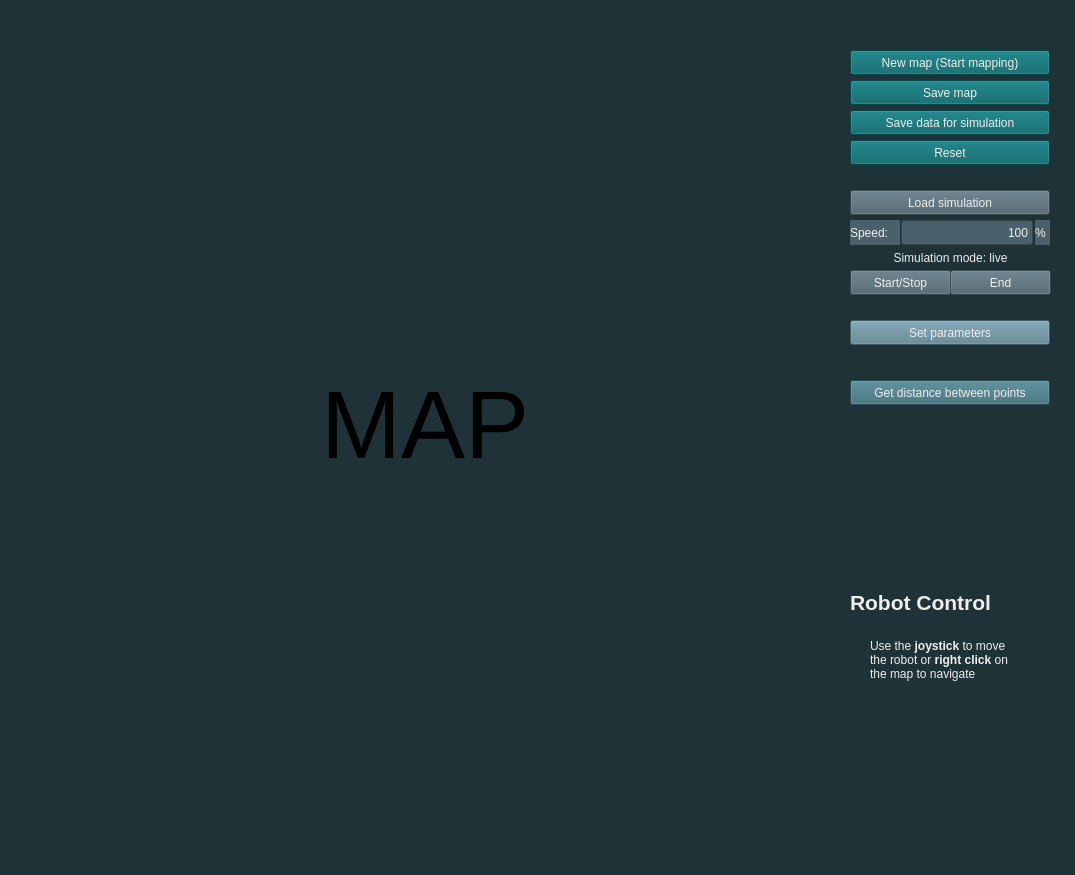
<?xml version="1.0" encoding="UTF-8"?>
<ui version="4.0">
 <class>MainWindow</class>
 <widget class="QMainWindow" name="MainWindow">
  <property name="geometry">
   <rect>
    <x>0</x>
    <y>0</y>
    <width>1075</width>
    <height>875</height>
   </rect>
  </property>
  <property name="sizePolicy">
   <sizepolicy hsizetype="Fixed" vsizetype="Fixed">
    <horstretch>0</horstretch>
    <verstretch>0</verstretch>
   </sizepolicy>
  </property>
  <property name="minimumSize">
   <size>
    <width>1075</width>
    <height>875</height>
   </size>
  </property>
  <property name="maximumSize">
   <size>
    <width>1075</width>
    <height>875</height>
   </size>
  </property>
  <property name="windowTitle">
   <string>LMS</string>
  </property>
  <property name="styleSheet">
   <string notr="true">background-color: rgb(30,50,56);</string>
  </property>
  <widget class="QWidget" name="centralwidget">
   <widget class="QPushButton" name="b_new_map">
    <property name="geometry">
     <rect>
      <x>850</x>
      <y>50</y>
      <width>200</width>
      <height>25</height>
     </rect>
    </property>
    <property name="toolTip">
     <string>If the device does not stop running and no map is started after a few seconds, restart the app.</string>
    </property>
    <property name="styleSheet">
     <string notr="true">background-color: rgb(0, 96, 100);
color: rgb(238, 238, 236);</string>
    </property>
    <property name="text">
     <string>New map (Start mapping)</string>
    </property>
   </widget>
   <widget class="QPushButton" name="b_save_map">
    <property name="geometry">
     <rect>
      <x>850</x>
      <y>80</y>
      <width>200</width>
      <height>25</height>
     </rect>
    </property>
    <property name="toolTip">
     <string>&lt;html&gt;&lt;head/&gt;&lt;body&gt;&lt;p&gt;Activating this button will stop the mapping&lt;/p&gt;&lt;/body&gt;&lt;/html&gt;</string>
    </property>
    <property name="styleSheet">
     <string notr="true">background-color: rgb(0, 96, 100);
color: rgb(238, 238, 236);</string>
    </property>
    <property name="text">
     <string>Save map</string>
    </property>
   </widget>
   <widget class="QPushButton" name="b_load">
    <property name="geometry">
     <rect>
      <x>850</x>
      <y>190</y>
      <width>200</width>
      <height>25</height>
     </rect>
    </property>
    <property name="styleSheet">
     <string notr="true">background-color: rgb(74, 96, 107);
color: rgb(238, 238, 236);</string>
    </property>
    <property name="text">
     <string>Load simulation</string>
    </property>
   </widget>
   <widget class="QPushButton" name="b_save_sim">
    <property name="geometry">
     <rect>
      <x>850</x>
      <y>110</y>
      <width>200</width>
      <height>25</height>
     </rect>
    </property>
    <property name="styleSheet">
     <string notr="true">background-color: rgb(0, 96, 100);
color: rgb(238, 238, 236);</string>
    </property>
    <property name="text">
     <string>Save data for simulation</string>
    </property>
   </widget>
   <widget class="QLabel" name="label">
    <property name="geometry">
     <rect>
      <x>850</x>
      <y>220</y>
      <width>50</width>
      <height>25</height>
     </rect>
    </property>
    <property name="styleSheet">
     <string notr="true">background-color: rgb(74, 96, 107);
color: rgb(238, 238, 236);</string>
    </property>
    <property name="text">
     <string>Speed:</string>
    </property>
   </widget>
   <widget class="QLineEdit" name="text_spd">
    <property name="geometry">
     <rect>
      <x>901</x>
      <y>220</y>
      <width>132</width>
      <height>25</height>
     </rect>
    </property>
    <property name="styleSheet">
     <string notr="true">background-color: rgb(74, 96, 107);
color: rgb(238, 238, 236);</string>
    </property>
    <property name="text">
     <string>100</string>
    </property>
    <property name="alignment">
     <set>Qt::AlignRight|Qt::AlignTrailing|Qt::AlignVCenter</set>
    </property>
   </widget>
   <widget class="QLabel" name="label_2">
    <property name="geometry">
     <rect>
      <x>1035</x>
      <y>220</y>
      <width>15</width>
      <height>25</height>
     </rect>
    </property>
    <property name="styleSheet">
     <string notr="true">background-color: rgb(74, 96, 107);
color: rgb(238, 238, 236);</string>
    </property>
    <property name="text">
     <string>%</string>
    </property>
   </widget>
   <widget class="QPushButton" name="b_set_parameters">
    <property name="geometry">
     <rect>
      <x>850</x>
      <y>320</y>
      <width>200</width>
      <height>25</height>
     </rect>
    </property>
    <property name="toolTip">
     <string>&lt;html&gt;&lt;head/&gt;&lt;body&gt;&lt;p&gt;Using this button is optional, all the parameters needed have a default value.&lt;/p&gt;&lt;/body&gt;&lt;/html&gt;</string>
    </property>
    <property name="styleSheet">
     <string notr="true">background-color: rgb(89, 126, 143);
color: rgb(238, 238, 236);</string>
    </property>
    <property name="text">
     <string>Set parameters</string>
    </property>
   </widget>
   <widget class="QLabel" name="map">
    <property name="geometry">
     <rect>
      <x>25</x>
      <y>25</y>
      <width>800</width>
      <height>800</height>
     </rect>
    </property>
    <property name="font">
     <font>
      <pointsize>72</pointsize>
     </font>
    </property>
    <property name="cursor">
     <cursorShape>CrossCursor</cursorShape>
    </property>
    <property name="mouseTracking">
     <bool>true</bool>
    </property>
    <property name="text">
     <string>MAP</string>
    </property>
    <property name="alignment">
     <set>Qt::AlignCenter</set>
    </property>
   </widget>
   <widget class="QPushButton" name="b_start_stop">
    <property name="geometry">
     <rect>
      <x>850</x>
      <y>270</y>
      <width>101</width>
      <height>25</height>
     </rect>
    </property>
    <property name="styleSheet">
     <string notr="true">background-color: rgb(74, 96, 107);
color: rgb(238, 238, 236);</string>
    </property>
    <property name="text">
     <string>Start/Stop</string>
    </property>
   </widget>
   <widget class="QPushButton" name="b_restart">
    <property name="geometry">
     <rect>
      <x>850</x>
      <y>140</y>
      <width>200</width>
      <height>25</height>
     </rect>
    </property>
    <property name="styleSheet">
     <string notr="true">background-color: rgb(0, 96, 100);
color: rgb(238, 238, 236);</string>
    </property>
    <property name="text">
     <string>Reset</string>
    </property>
   </widget>
   <widget class="QLabel" name="simu_finished">
    <property name="geometry">
     <rect>
      <x>840</x>
      <y>540</y>
      <width>150</width>
      <height>25</height>
     </rect>
    </property>
    <property name="styleSheet">
     <string notr="true">color: rgb(132, 207, 176);
</string>
    </property>
    <property name="text">
     <string/>
    </property>
    <property name="alignment">
     <set>Qt::AlignCenter</set>
    </property>
   </widget>
   <widget class="QPushButton" name="map_button">
    <property name="geometry">
     <rect>
      <x>25</x>
      <y>25</y>
      <width>800</width>
      <height>800</height>
     </rect>
    </property>
    <property name="cursor">
     <cursorShape>CrossCursor</cursorShape>
    </property>
    <property name="mouseTracking">
     <bool>true</bool>
    </property>
    <property name="text">
     <string/>
    </property>
    <property name="flat">
     <bool>true</bool>
    </property>
   </widget>
   <widget class="QLabel" name="t_point1">
    <property name="geometry">
     <rect>
      <x>850</x>
      <y>410</y>
      <width>100</width>
      <height>25</height>
     </rect>
    </property>
    <property name="toolTip">
     <string>Click two points on the map and you will get the distance</string>
    </property>
    <property name="styleSheet">
     <string notr="true"/>
    </property>
    <property name="text">
     <string/>
    </property>
    <property name="alignment">
     <set>Qt::AlignCenter</set>
    </property>
   </widget>
   <widget class="QLabel" name="lab_distance">
    <property name="geometry">
     <rect>
      <x>850</x>
      <y>470</y>
      <width>200</width>
      <height>25</height>
     </rect>
    </property>
    <property name="text">
     <string/>
    </property>
    <property name="alignment">
     <set>Qt::AlignCenter</set>
    </property>
   </widget>
   <widget class="QPushButton" name="b_distance">
    <property name="geometry">
     <rect>
      <x>850</x>
      <y>380</y>
      <width>200</width>
      <height>25</height>
     </rect>
    </property>
    <property name="toolTip">
     <string>&lt;html&gt;&lt;head/&gt;&lt;body&gt;&lt;p&gt;Click on the map to specify the points&lt;/p&gt;&lt;/body&gt;&lt;/html&gt;</string>
    </property>
    <property name="styleSheet">
     <string notr="true">background-color: rgb(54, 104, 117);
color: rgb(238, 238, 236);</string>
    </property>
    <property name="text">
     <string>Get distance between points</string>
    </property>
   </widget>
   <widget class="QLabel" name="t_point2">
    <property name="geometry">
     <rect>
      <x>950</x>
      <y>410</y>
      <width>100</width>
      <height>25</height>
     </rect>
    </property>
    <property name="toolTip">
     <string>Click two points on the map and you will get the distance</string>
    </property>
    <property name="styleSheet">
     <string notr="true"/>
    </property>
    <property name="text">
     <string/>
    </property>
    <property name="alignment">
     <set>Qt::AlignCenter</set>
    </property>
   </widget>
   <widget class="QLabel" name="l_point1">
    <property name="geometry">
     <rect>
      <x>850</x>
      <y>440</y>
      <width>100</width>
      <height>25</height>
     </rect>
    </property>
    <property name="toolTip">
     <string>Click two points on the map and you will get the distance</string>
    </property>
    <property name="styleSheet">
     <string notr="true"/>
    </property>
    <property name="text">
     <string/>
    </property>
    <property name="alignment">
     <set>Qt::AlignCenter</set>
    </property>
   </widget>
   <widget class="QLabel" name="l_point2">
    <property name="geometry">
     <rect>
      <x>950</x>
      <y>440</y>
      <width>100</width>
      <height>25</height>
     </rect>
    </property>
    <property name="toolTip">
     <string>Click two points on the map and you will get the distance</string>
    </property>
    <property name="styleSheet">
     <string notr="true"/>
    </property>
    <property name="text">
     <string/>
    </property>
    <property name="alignment">
     <set>Qt::AlignCenter</set>
    </property>
   </widget>
   <widget class="QLabel" name="label_robot_c">
    <property name="geometry">
     <rect>
      <x>850</x>
      <y>590</y>
      <width>151</width>
      <height>21</height>
     </rect>
    </property>
    <property name="font">
     <font>
      <pointsize>16</pointsize>
     </font>
    </property>
    <property name="styleSheet">
     <string notr="true">color: rgb(238, 238, 236);</string>
    </property>
    <property name="text">
     <string>&lt;html&gt;&lt;head/&gt;&lt;body&gt;&lt;p&gt;&lt;span style=&quot; font-weight:600;&quot;&gt;Robot Control&lt;/span&gt;&lt;/p&gt;&lt;/body&gt;&lt;/html&gt;</string>
    </property>
   </widget>
   <widget class="JoyPad" name="joyPad" native="true">
    <property name="geometry">
     <rect>
      <x>890</x>
      <y>710</y>
      <width>141</width>
      <height>121</height>
     </rect>
    </property>
   </widget>
   <widget class="QLabel" name="sim_mode_label">
    <property name="geometry">
     <rect>
      <x>850</x>
      <y>250</y>
      <width>201</width>
      <height>16</height>
     </rect>
    </property>
    <property name="toolTip">
     <string>&lt;html&gt;&lt;head/&gt;&lt;body&gt;&lt;p&gt;&lt;span style=&quot; font-weight:600; color:#4e9a06;&quot;&gt;Live: &lt;/span&gt;simulation will run indefinitely and respond to user inputs.&lt;/p&gt;&lt;p&gt;&lt;span style=&quot; font-weight:600; color:#4e9a06;&quot;&gt;Loaded data: &lt;/span&gt;simulation will run according to loaded data from file.&lt;/p&gt;&lt;/body&gt;&lt;/html&gt;</string>
    </property>
    <property name="styleSheet">
     <string notr="true">
color: rgb(238, 238, 236);</string>
    </property>
    <property name="text">
     <string>Simulation mode: live</string>
    </property>
    <property name="alignment">
     <set>Qt::AlignCenter</set>
    </property>
   </widget>
   <widget class="QPushButton" name="b_end_sim">
    <property name="geometry">
     <rect>
      <x>950</x>
      <y>270</y>
      <width>101</width>
      <height>25</height>
     </rect>
    </property>
    <property name="styleSheet">
     <string notr="true">background-color: rgb(74, 96, 107);
color: rgb(238, 238, 236);</string>
    </property>
    <property name="text">
     <string>End</string>
    </property>
   </widget>
   <widget class="QLabel" name="label_auto">
    <property name="geometry">
     <rect>
      <x>870</x>
      <y>620</y>
      <width>141</width>
      <height>81</height>
     </rect>
    </property>
    <property name="styleSheet">
     <string notr="true">color: rgb(238, 238, 236);</string>
    </property>
    <property name="text">
     <string>&lt;html&gt;&lt;head/&gt;&lt;body&gt;&lt;p&gt;Use the &lt;span style=&quot; font-weight:600;&quot;&gt;joystick&lt;/span&gt; to move the robot or &lt;span style=&quot; font-weight:600;&quot;&gt;right click&lt;/span&gt; on the map to navigate&lt;/p&gt;&lt;/body&gt;&lt;/html&gt;</string>
    </property>
    <property name="wordWrap">
     <bool>true</bool>
    </property>
   </widget>
  </widget>
  <widget class="QMenuBar" name="menubar">
   <property name="geometry">
    <rect>
     <x>0</x>
     <y>0</y>
     <width>1075</width>
     <height>22</height>
    </rect>
   </property>
  </widget>
  <widget class="QStatusBar" name="statusbar"/>
 </widget>
 <customwidgets>
  <customwidget>
   <class>JoyPad</class>
   <extends>QWidget</extends>
   <header location="global">joypad.h</header>
   <container>1</container>
  </customwidget>
 </customwidgets>
 <resources/>
 <connections/>
</ui>
